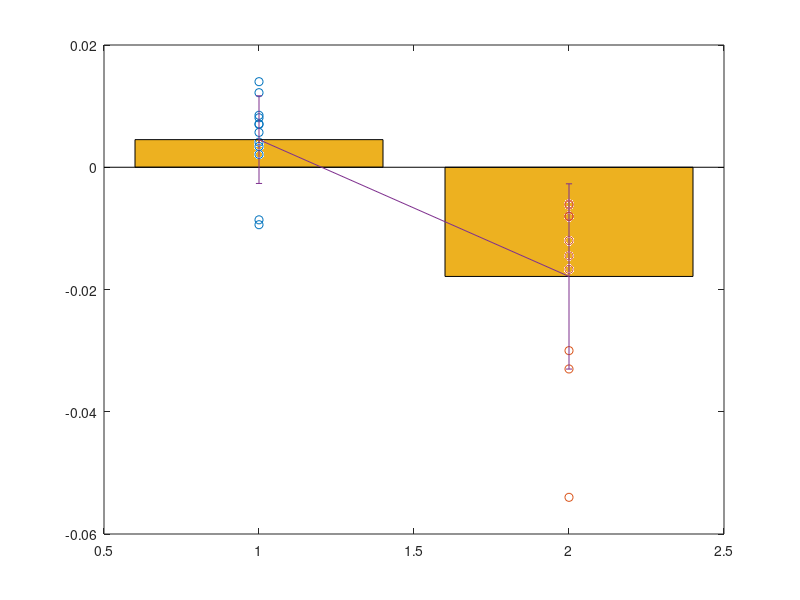

Source code (MATLAB):

%% -delta_sigma / sigma / Temperature change (/K) 
% [nucleus]
% 7.0E-3 COS0_nuc
% 8.5E-3 COS1_nuc
% 3.4E-3 COS2_nuc
% -9.4E-3 COS3_nuc
% 2.1E-3 COS4_nuc
% -8.6E-3 COS5_nuc
% 4.1E-3 COS6_nuc
% 7.1E-3 COS7_nuc
% 8.1E-3 COS8_nuc
% 1.40E-2 COS9_nuc
% 1.22E-2 COS10_nuc
% 5.7E-3 COS11_nuc

nuc=[5.7E-3, 1.22E-2, 1.40E-2, 8.1E-3, 7.1E-3, 4.1E-3, -8.6E-3, 2.1E-3, -9.4E-3, 3.4E-3, 8.5E-3, 7.0E-3]

%% cyto
% -8.1E-3 COS1_cyto
% -6.2E-3 COS2_cyto
% -1.2E-2 COS3_cyto
% -3E-2 COS4_cyto
% -5.4E-2 COS5_cyto
% -3.3E-2 COS6_cyto
% -1.67E-2 COS7_cyto
% -8.0E-3 COS8_cyto
% -1.45E-2 COS9_cyto
% -8.0E-3 COS10_cyto
% -6.0E-3 COS11_cyto

cyto=[-6.0E-3,-8.0E-3,-1.45E-2,-8.0E-3,-1.67E-2,-3.3E-2,-5.4E-2,-3E-2,-1.2E-2,-8.1E-3,-6.2E-3]

c=[1 1 1 1 1 1 1 1 1 1 1 1]
R=[2 2 2 2 2 2 2 2 2 2 2]

x=[1,2]
err=[std(nuc) std(cyto)]
av=[mean(nuc) mean(cyto)]
figure;plot(c,nuc,'o')
hold on
plot(R,cyto,'o')
bar(x,av)
errorbar(x,av,err)






